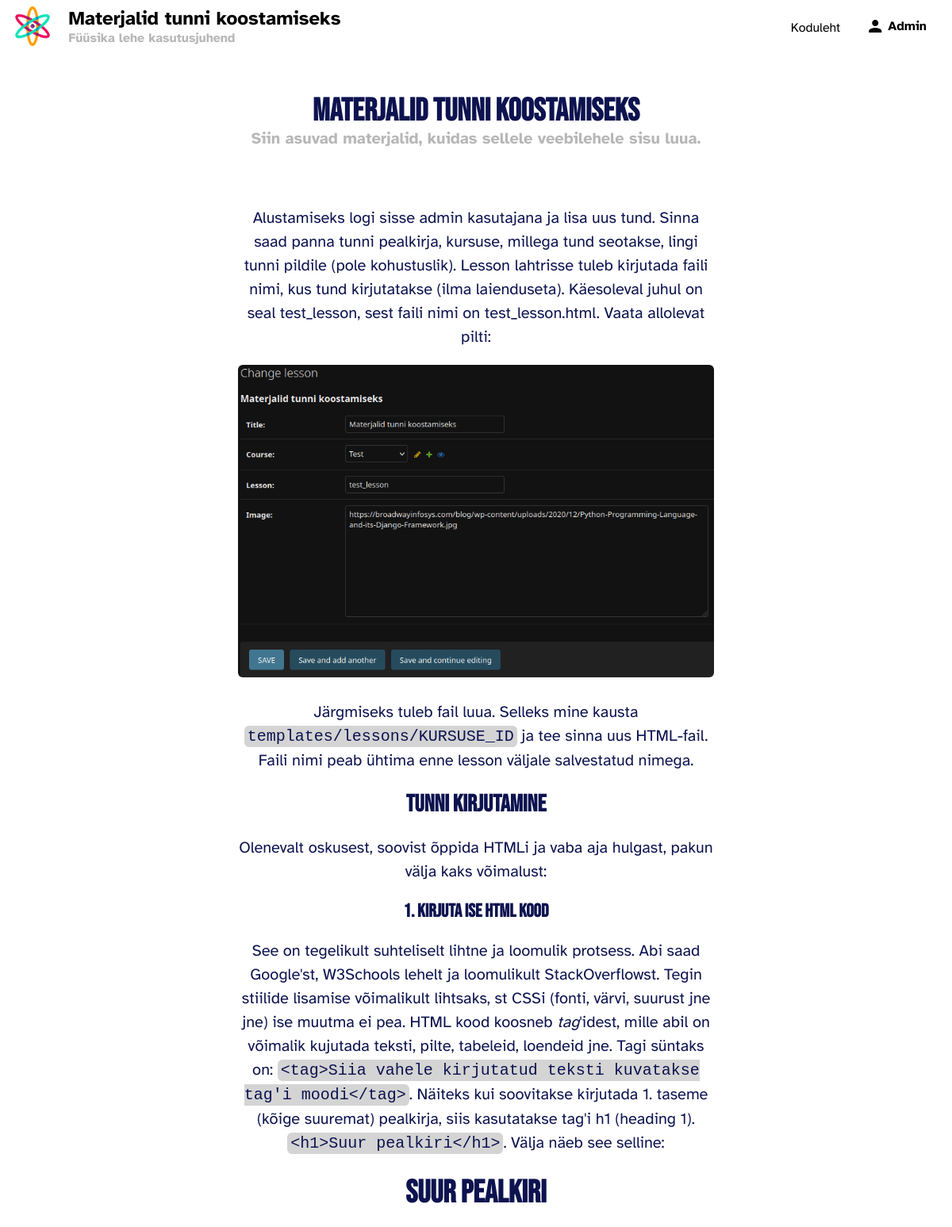
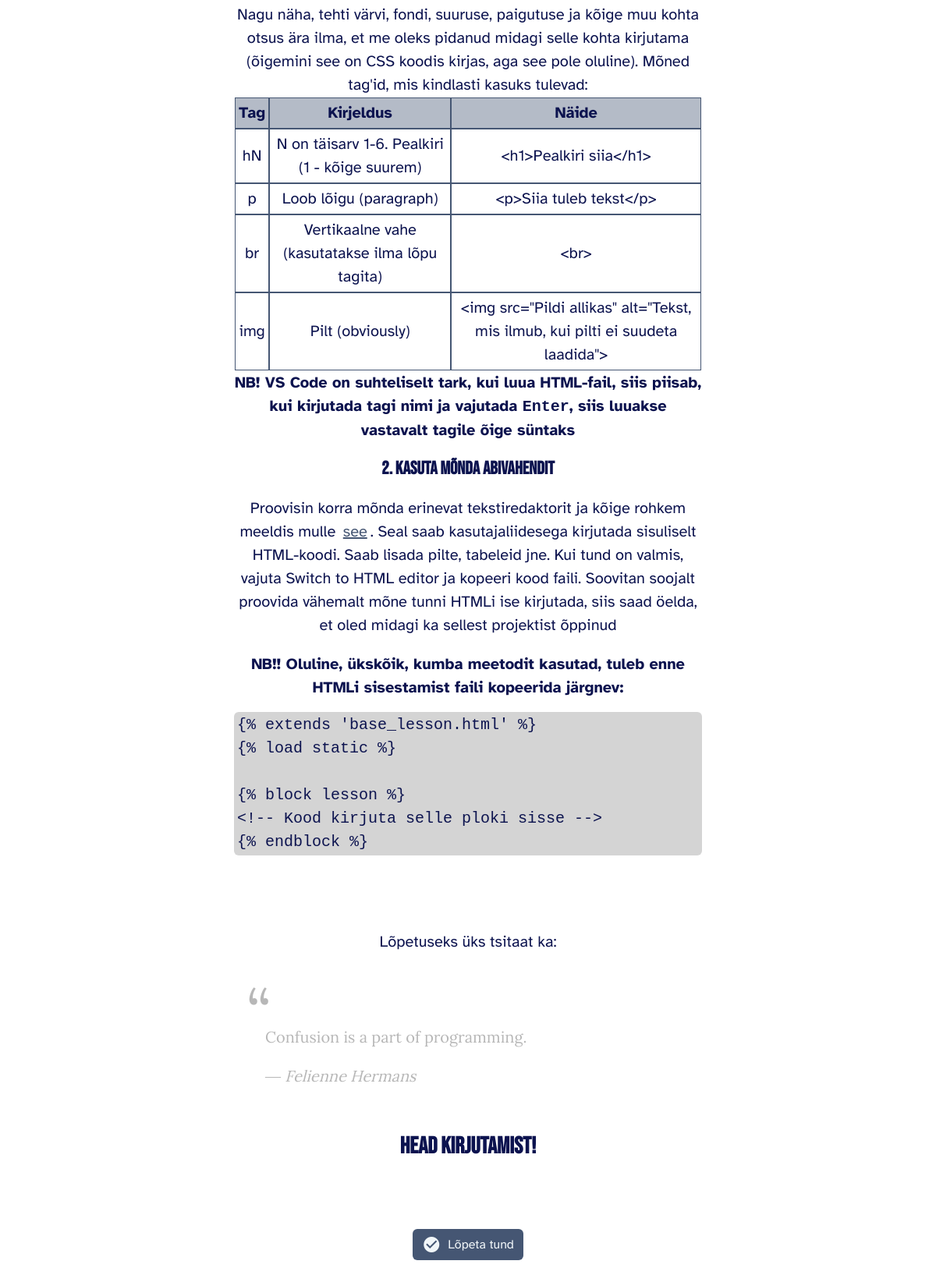
The page /lesson/5 (signed in) on the database its author committed (2 pictures, top to bottom).
### app/models.py (models this page shows, shortened)
class Lesson(models.Model):
    title = models.CharField(max_length=200)
    course = models.ForeignKey(Course, on_delete=models.CASCADE)
    lesson = models.CharField(max_length=200)
    image = models.TextField(blank=True, default="https://previews.123rf.com/images/tupungato/tupungato1612/tupungato161200137/69249841-physics-lesson-hand-written-law-of-physics-equations-set-science-vector-illustration.jpg")
    onlyForAdmin = models.BooleanField(default=False)
    lessonNumber = models.PositiveSmallIntegerField(default=1)

class Course(models.Model):
    title = models.CharField(max_length = 200)
    kasutajad = models.ManyToManyField(User, blank=True)
    image = models.TextField(blank=True, default="https://images.theconversation.com/files/191827/original/file-20171025-25516-g7rtyl.jpg?ixlib=rb-1.1.0&rect=0%2C70%2C7875%2C5667&q=45&auto=format&w=926&fit=clip")
    description = models.TextField(default="Kirjeldus selle kursuse kohta")
    only_for_admin = models.BooleanField(default=False)

### app/views.py (the view)
# urls.py: path("lesson/<int:id>", views.lesson, name="lesson"),
@login_required
def lesson(request, id):
    context = {}
    lesson = get_object_or_404(Lesson, pk=id)
    if not lesson.course.kasutajad.contains(request.user) or lesson.onlyForAdmin and not request.user.is_superuser:
        request.session["message"] = "Sul ei ole õigust sellele lehele ligi pääseda"
        return redirect("/")
    is_complete = None
    try:
        is_complete = LessonCompleted.objects.get(Q(user=request.user) & Q(lesson=lesson))
    except:
        is_complete = None
    context["lesson"] = lesson
    context["course"] = lesson.course
    context["isComplete"] = is_complete is not None
    return render(request, "lessons/"+str(lesson.course.id)+"/"+lesson.lesson+".html", context)

### app/templates/lessons/4/test_lesson.html (shortened to what this page needs)
{% extends 'base_lesson.html' %}
{% load static %}
{% block lesson %}
<h1 class="primary">Materjalid tunni koostamiseks</h1>
<p class="secondary">Siin asuvad materjalid, kuidas sellele veebilehele sisu luua.</p>
<br>
<p>Alustamiseks logi sisse admin kasutajana ja lisa uus tund. Sinna saad panna tunni pealkirja, kursuse, millega tund seotakse, lingi tunni pildile (pole kohustuslik). Lesson lahtrisse tuleb kirjutada faili nimi, kus tund kirjutatakse (ilma laienduseta). Käesoleval juhul on seal test_lesson, sest faili nimi on test_lesson.html. Vaata allolevat pilti:
</p>
<img src="{% static 'lessons/test_image.png' %}" alt="Tekst, mis ilmub, kui pilti ei suudeta laadida">
<p>
Järgmiseks tuleb fail luua. Selleks mine kausta <code>templates/lessons/KURSUSE_ID</code> ja tee sinna uus HTML-fail. Faili nimi peab ühtima enne lesson väljale salvestatud nimega.
</p>
<h2>Tunni kirjutamine</h2>
<p>Olenevalt oskusest, soovist õppida HTMLi ja vaba aja hulgast, pakun välja kaks võimalust:</p>
<h3>1. Kirjuta ise HTML kood</h3>
<p>See on tegelikult suhteliselt lihtne ja loomulik protsess. Abi saad Google'st, W3Schools lehelt ja loomulikult StackOverflowst. Tegin stiilide lisamise võimalikult lihtsaks, st CSSi (fonti, värvi, suurust jne jne) ise muutma ei pea. HTML kood koosneb <i>tag</i>'idest, mille abil on võimalik kujutada teksti, pilte, tabeleid, loendeid jne. Tagi süntaks on: <code>&lt;tag&gt;Siia vahele kirjutatud teksti kuvatakse tag'i moodi&lt;/tag&gt;</code>. Näiteks kui soovitakse kirjutada 1. taseme (kõige suuremat) pealkirja, siis kasutatakse tag'i h1 (heading 1). <code>&lt;h1&gt;Suur pealkiri&lt;/h1&gt;</code>. Välja näeb see selline:
<h1>Suur pealkiri</h1>
Nagu näha, tehti värvi, fondi, suuruse, paigutuse ja kõige muu kohta otsus ära ilma, et me oleks pidanud midagi selle kohta kirjutama (õigemini see on CSS koodis kirjas, aga see pole oluline). Mõned tag'id, mis kindlasti kasuks tulevad:
<table>
    <thead>
        <th>Tag</th>
        <th>Kirjeldus</th>
        <th>Näide</th>
    </thead>
    <tbody>
        <tr>
            <td>hN</td>
            <td>N on täisarv 1-6. Pealkiri (1 - kõige suurem)</td>
            <td>&lt;h1&gt;Pealkiri siia&lt;/h1&gt;</td>
        </tr>
        <tr>
            <td>p</td>
            <td>Loob lõigu (paragraph)</td>
            <td>&lt;p&gt;Siia tuleb tekst&lt;/p&gt;</td>
        </tr>
        <tr>
            <td>br</td>
            <td>Vertikaalne vahe (kasutatakse ilma lõpu tagita)</td>
            <td>&lt;br&gt;</td>
        </tr>
        <tr>
            <td>img</td>
            <td>Pilt (obviously)</td>
            <td>&lt;img src="Pildi allikas" alt="Tekst, mis ilmub, kui pilti ei suudeta laadida"&gt;</td>
        </tr>
    </tbody>
</table>
<b>NB! VS Code on suhteliselt tark, kui luua HTML-fail, siis piisab, kui kirjutada tagi nimi ja vajutada <kbd>Enter</kbd>, siis luuakse vastavalt tagile õige süntaks</b>
</p>
<h3>2. Kasuta mõnda abivahendit</h3>
<p>Proovisin korra mõnda erinevat tekstiredaktorit ja kõige rohkem meeldis mulle <a href="https://onlinehtmleditor.dev/">see</a>. Seal saab kasutajaliidesega kirjutada sisuliselt HTML-koodi. Saab lisada pilte, tabeleid jne. Kui tund on valmis, vajuta Switch to HTML editor ja kopeeri kood faili. Soovitan soojalt proovida vähemalt mõne tunni HTMLi ise kirjutada, siis saad öelda, et oled midagi ka sellest projektist õppinud</p>
<b>NB!! Oluline, ükskõik, kumba meetodit kasutad, tuleb enne HTMLi sisestamist faili kopeerida järgnev:</b><br>
<code class="block">
    {&percnt; extends 'base_lesson.html' &percnt;} <br>
    {&percnt; load static &percnt;} <br><br>
    {&percnt; block lesson &percnt;} <br>
    &lt;!-- Kood kirjuta selle ploki sisse --&gt; <br>
    {&percnt; endblock &percnt;}
</code><br><br>
<p>Lõpetuseks üks tsitaat ka:</p>
<blockquote>
    <p>Confusion is a part of programming.</p>
    <i>Felienne Hermans</i>
</blockquote>
<h2>Head kirjutamist!</h2>
{% endblock %}

### app/templates/base_lesson.html (shortened to what this page needs)
{% extends 'base.html' %}
{% load static %}
{% block head %}
    <link rel="stylesheet" href="{% static 'lesson.css' %}">
{% endblock %}
{% block title %}
<div class="two-row-nav-title">
    <h1>{{ lesson.title }}</h1>
    <p style="cursor: pointer;" onclick="window.location.href = '{% url 'course' id=course.id %}'" class="secondary">{{ course.title }}</p>
</div>
{% endblock %}
{% block content %}
    <div class="lesson-content">
        {% block lesson %}
        {% endblock%}
    </div>
    <br><br><br>
    <div class="lesson-end">
        {% if not isComplete %}
            <button onclick="onFinishLesson()" class="filled"><i class="material-icons">check_circle</i> &nbsp;  Lõpeta tund</button>
        {% else %}
            <a href="{% url 'index' %}" class="link-button filled"><i class="material-icons">arrow_back</i> &nbsp;  Tagasi</a>
            <button onclick="window.location.href = '{% url 'removeLesson' id=lesson.id %}'" class="outlined">Eemalda tehtute hulgast</button>
        {% endif %}
    </div>
    <br><br>
{% endblock %}

### app/templates/base.html (shortened to what this page needs)
{% load static %}
<!DOCTYPE html>
<html lang="en">
<head>
    <link rel="stylesheet" href="{% static 'variables.css' %}">
    <link rel="stylesheet" href="{% static 'master.css' %}">
    {% block head %}{% endblock %}
</head>
<body>
    {% block navbar %}
    <div class="navbar">
        <div class="navbar-content">
            <div>
                <a class="no-style" href="/"><img src="{% static 'logo.png' %}" alt="" class="nav-logo"></a>
                {% block title %}{% endblock %}
            </div>
            <div class="options">
                {% block options %}
                    <a href="{% url 'index' %}">Koduleht</a>
                {% endblock %}
                {% if user.is_authenticated %}
                    <a id="user-link" title="{{ user.username|title }}" class="user-text account-link"><i class="material-icons">person</i> {{user.username | title}}</a>
                {% else %}
                    <a class="user-text" href="{% url 'login' %}"><i class="material-icons">login</i></a>
                {% endif %}
            </div>
        </div>
    </div>
    {% endblock %}
    <div id="top-margin"></div>
    {% block content %}
    {% endblock %}
</body>
</html>

### app/static/variables.css (style rules this page uses)
:root { --primary-color: 23, 141, 209; --primary-color: 69, 86, 115; --text-color: 12,19,79; --secondary-text-color: 241,246,249; --background-color: 255,255,255; --red-color: 231,97,97; --secondary-color: 183, 183, 183; --shadow-color: 0, 0, 0; --highlight-color: #ABCDEF; --navbar-color: var(--primary-color); --account-popup-color: 255, 255, 255; --navbar-text-color: black; --title-font: "Bebas Neue"; --main-font: "Atkinson Hyperlegible"; --outline: 1px solid rgb(var(--primary-color)); --gold-color: 212,175,55; --mobile-width: 600px; }

### app/static/master.css (style rules this page uses)
* { -webkit-font-smoothing: antialiased; }
body, html { background: rgb(var(--background-color)); font-family: var(--main-font); margin: 4px 16px; color: rgb(var(--text-color)); transition: background-color 100ms, color 100ms; -webkit-transition: background-color 100ms; -o-transition: background-color 100ms; -moz-transition: background-color 100ms; scroll-behavior: smooth; }
.navbar { margin: 0; background: rgba(var(--background-color), 0.9); backdrop-filter: blur(2px); -webkit-backdrop-filter: blur(6px); position: absolute; top: 0; left: 0; right: 0; color: var(--navbar-text-color); padding: 8px 16px; z-index: 100; }
.navbar h1 { font-size: 1.5rem; display: inline; vertical-align: middle; overflow-wrap: anywhere; }
.navbar * { display: inline; vertical-align: middle; }
.navbar .nav-logo { user-select: none; cursor: pointer; background-color: transparent; max-height: 50px; max-width: 50px; display: inline; vertical-align: middle; margin-right: 16px; }
.navbar .navbar-content { display: flex; flex-wrap: nowrap; justify-content: space-between; flex-direction: row; align-items: center; }
.navbar .options { display: inline-flex; align-items:flex-end; }
.options > a { color: rgb(var(--navbar-text-color)); margin: 0 8px; font-size: inherit; }
.navbar .two-row-nav-title { display: inline-flex; flex-direction: column; align-items:start; margin: 0; }
.navbar .two-row-nav-title * { margin-bottom: 0; margin-top: 0; }
.navbar .user-text { font-weight: bold; display: inherit; cursor: pointer; }
a { color: rgb(var(--primary-color)); transition: all 200ms; border-radius: 6px; padding: 4px 8px; margin: 8px 0; display: inline-flex; align-items: center; vertical-align: middle; text-decoration: none; }
a > i { margin-right: 4px; }
button, .link-button { height: 40px; border-radius: 6px; padding: 8px 12px; border: none; box-sizing: border-box; transition: all 200ms; font-family: var(--main-font); font-size: 16px; cursor: pointer; display: inline-flex; align-items: center; vertical-align: middle; margin-top: 6px; margin-bottom: 7px; justify-content: center; user-select: none; }
.filled, .link-button { text-decoration: none; background-color: rgb(var(--primary-color)); color: rgb(var(--secondary-text-color)); }
.primary { margin-bottom: 0; }
.secondary { margin-top: 0; color: rgb(var(--secondary-color)); font-weight: 800; }
img { border-radius: 6px; transition: all 100ms linear; }
.no-style, .no-style:hover { all: unset; border-radius: 6px; }
.material-icons { user-select: none; }
.account-popup h1,p { overflow-wrap: anywhere; }
#user-link { user-select: none; }
.mobile-options * { text-align: start; color: rgb(var(--navbar-text-color)); padding-left: 0; }

### app/static/lesson.css (style rules this page uses)
.lesson-content { text-align: center; font-size: 20px; width: min(600px, 95%); margin: auto; line-height: 150%; }
.lesson-content td, th { outline: 1px solid rgb(var(--primary-color)); padding: 4px; }
.lesson-content thead { background-color: rgba(var(--primary-color), 0.4); }
.lesson-content table { margin: auto; }
.lesson-content h1,h2,h3,h4,h5,h6 { font-family: var(--title-font); line-height: 100%; }
img { max-height: 500px; max-width: 100%; }
.lesson-end { width: max-content; margin: auto; text-align: center; }
.lesson-content a { all: unset; cursor: pointer; color: rgba(var(--primary-color), 1); text-decoration: underline; transition: background-color 100ms; padding: 2px 4px; }
blockquote { text-align: start; font-family: "Lora", serif; color: rgb(var(--secondary-color)); margin-bottom: 60px; }
blockquote::before { content: open-quote; font-size: 80px; color: rgb(var(--secondary-color)); font-family: "Lora", serif; margin-bottom: 0; padding: 0; position: relative; bottom: -40px; left: -24px; }
blockquote > i::before { content: "― "; }
code { background-color: rgba(var(--secondary-color), 0.6); border-radius: 6px; padding: 2px 4px; }
code.block { display: block; text-align: start; margin: 16px auto; }

### rows shown on the page
Lesson: title "Materjalid tunni koostamiseks"
Course: title "Füüsika lehe kasutusjuhend"

### other values the page prints
{{ user.username | title }} "Admin"
